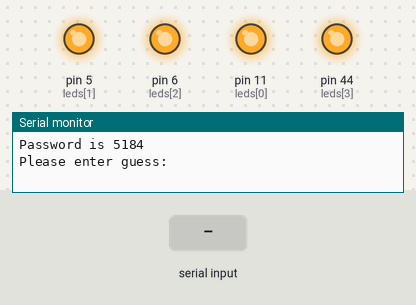
A program run on a simulated Arduino Mega 2560, built with avr-gcc and run on an emulated ATmega2560. On the bench: output pins drawn as LEDs (lit = HIGH), the last lines printed to the serial monitor. The inputs (shaded band) are chosen by the test bench. Random numbers use the default seed unless the program sets one.

Above: at 1.2 s.
1.3 s: "30,150\n" received over Serial
At 1.55 s:
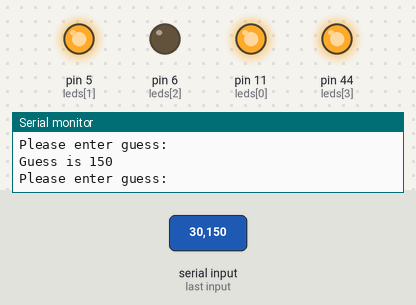
At 2.2 s:
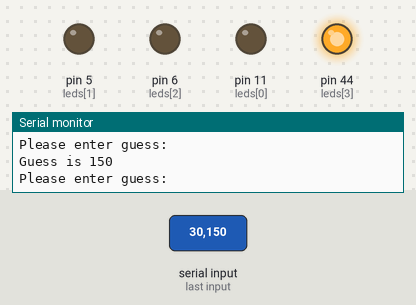
4.3 s: "90,45\n" received over Serial
Timing chart, 0 to 7.3 s (numbered marks = the images above; inputs shaded):
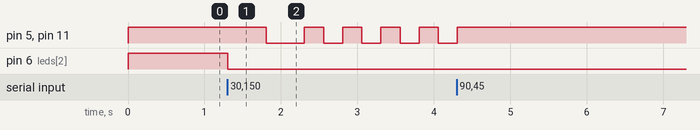

The program:

main.cpp
```cpp
#include <Arduino.h>

const int leds[] = {11, 5, 6, 44};
long password;
uint8_t correct_nums = 0b0000;
uint8_t num_tries = 0;
// = (16 * 10^6) / (1024 * 0.5) - 1
uint16_t starting_freq = 31248;
bool locked_out = false;

void setup()
{
    noInterrupts();
    for(int i = 0; i < 4; i++)
    {
        pinMode(leds[i], OUTPUT);
        digitalWrite(leds[i], LOW);
    }

    // Setup timer 1 pin 11 channel A
    TCCR1A = 0;
    TCCR1B = 0;
    TIMSK1 = 0;
    TCNT1  = 0;
    OCR1A  = starting_freq;
    TCCR1B |= (1 << WGM12);
    // 1024 prescalar
    TCCR1B |= (1 << CS12) | (0 << CS11) | (1 << CS10);
    TIMSK1 |= (1 << OCIE1A);

    // Setup timer 3 pin 5 channel A
    TCCR3A = 0;
    TCCR3B = 0;
    TIMSK3 = 0;
    TCNT3  = 0;
    OCR3A  = starting_freq;
    TCCR3B |= (1 << WGM32);
    TCCR3B |= (1 << CS32) | (0 << CS31) | (1 << CS30);
    TIMSK3 |= (1 << OCIE3A);

    // Setup timer 4 pin 6 channel A
    TCCR4A = 0;
    TCCR4B = 0;
    TIMSK4 = 0;
    TCNT4  = 0;
    OCR4A  = starting_freq;
    TCCR4B |= (1 << WGM42);
    TCCR4B |= (1 << CS42) | (0 << CS41) | (1 << CS40);
    TIMSK4 |= (1 << OCIE4A);

    // Setup timer 5 pin 44 channel A
    TCCR5A  = 0;
    TCCR5B  = 0;
    TIMSK5  = 0;
    TCNT5   = 0;
    OCR5A   = starting_freq;
    TCCR5B |= (1 << WGM52);
    TCCR5B |= (1 << CS52) | (0 << CS51) | (1 << CS50);
    TIMSK5 |= (1 << OCIE5A);

    Serial.begin(9600);
    randomSeed(analogRead(0));
    password = random(10000);
    Serial.print("Password is ");
    Serial.println(password, DEC);
    Serial.println("Please enter guess:");
    interrupts();
}

void loop()
{
    if(num_tries < 5)
    {
        if(Serial.available() > 0)
        {
            int guess = Serial.parseInt();
            Serial.print("Guess is ");
            Serial.println(guess, DEC);
            int temp_password = password;
            for(int i = 0; i <= 3; ++i)
            {
                if(guess % 10 == temp_password % 10)
                {
                    correct_nums |= 1 << i;
                    switch(i)
                    {
                        case 0: TIMSK1 = 0;
                        case 1: TIMSK3 = 0;
                        case 2: TIMSK4 = 0;
                        case 3: TIMSK5 = 0;
                    }
                    digitalWrite(leds[i], LOW);
                }
                guess = guess / 10;
                temp_password = temp_password / 10;
            }

            TCNT1 = 0;
            TCNT3 = 0;
            TCNT4 = 0;
            TCNT5 = 0;
            OCR1A = OCR1A / 2;
            OCR3A = OCR3A / 2;
            OCR4A = OCR4A / 2;
            OCR5A = OCR5A / 2;
            if(num_tries < 4)
                Serial.println("Please enter guess: ");
            num_tries++;
        }
    }
    else if(!locked_out)
    {
        TIMSK1 = 0;
        TIMSK3 = 0;
        TIMSK4 = 0;
        TIMSK5 = 0;
        Serial.println("Out of tries!");
        for(int i = 0; i < 4; i++)
        {
            if((correct_nums & (1 << i)) == 0b0000)
                digitalWrite(leds[i], HIGH);
        }
            locked_out = true;
    }

}

ISR(TIMER1_COMPA_vect)
{
    digitalWrite(leds[0], !digitalRead(leds[0]));
}

ISR(TIMER3_COMPA_vect)
{
    digitalWrite(leds[1], !digitalRead(leds[1]));
}

ISR(TIMER4_COMPA_vect)
{
    digitalWrite(leds[2], !digitalRead(leds[2]));
}

ISR(TIMER5_COMPA_vect)
{
    digitalWrite(leds[3], !digitalRead(leds[3]));
}
```
